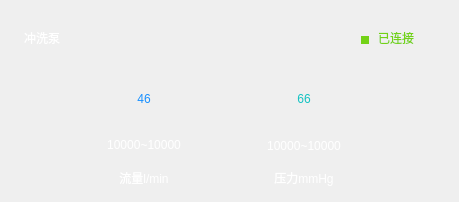
      <widget class="QWidget" name="page_ValuePurge">
       <property name="styleSheet">
        <string notr="true"/>
       </property>
       <widget class="QLabel" name="label_46">
        <property name="geometry">
         <rect>
          <x>247</x>
          <y>163</y>
          <width>114</width>
          <height>30</height>
         </rect>
        </property>
        <property name="styleSheet">
         <string notr="true">color: rgb(255, 255, 255);
font: 14pt &quot;Ubuntu&quot;;</string>
        </property>
        <property name="text">
         <string>压力mmHg</string>
        </property>
        <property name="alignment">
         <set>Qt::AlignCenter</set>
        </property>
       </widget>
       <widget class="QLabel" name="label_ConnectWordsPurge">
        <property name="geometry">
         <rect>
          <x>378</x>
          <y>27</y>
          <width>72</width>
          <height>22</height>
         </rect>
        </property>
        <property name="styleSheet">
         <string notr="true">color: rgb(115, 210, 22);
font: 16pt &quot;Ubuntu&quot;;</string>
        </property>
        <property name="text">
         <string>已连接</string>
        </property>
       </widget>
       <widget class="QLabel" name="label_47">
        <property name="geometry">
         <rect>
          <x>422</x>
          <y>94</y>
          <width>10</width>
          <height>10</height>
         </rect>
        </property>
        <property name="styleSheet">
         <string notr="true">background-image: url(:/Image/ic-下拉.png);</string>
        </property>
        <property name="text">
         <string/>
        </property>
       </widget>
       <widget class="QLabel" name="label_ConnectIconPurge">
        <property name="geometry">
         <rect>
          <x>361</x>
          <y>36</y>
          <width>8</width>
          <height>8</height>
         </rect>
        </property>
        <property name="styleSheet">
         <string notr="true">background-color: rgb(115, 210, 22);</string>
        </property>
        <property name="text">
         <string/>
        </property>
       </widget>
       <widget class="QLabel" name="label_48">
        <property name="geometry">
         <rect>
          <x>87</x>
          <y>130</y>
          <width>114</width>
          <height>30</height>
         </rect>
        </property>
        <property name="styleSheet">
         <string notr="true">color: rgb(255, 255, 255);
font: 14pt &quot;Ubuntu&quot;;</string>
        </property>
        <property name="text">
         <string>10000~10000</string>
        </property>
        <property name="alignment">
         <set>Qt::AlignCenter</set>
        </property>
       </widget>
       <widget class="QLabel" name="label_49">
        <property name="geometry">
         <rect>
          <x>247</x>
          <y>131</y>
          <width>114</width>
          <height>30</height>
         </rect>
        </property>
        <property name="styleSheet">
         <string notr="true">color: rgb(255, 255, 255);
font: 14pt &quot;Ubuntu&quot;;</string>
        </property>
        <property name="text">
         <string>10000~10000</string>
        </property>
        <property name="alignment">
         <set>Qt::AlignCenter</set>
        </property>
       </widget>
       <widget class="QLabel" name="label_50">
        <property name="geometry">
         <rect>
          <x>24</x>
          <y>24</y>
          <width>81</width>
          <height>28</height>
         </rect>
        </property>
        <property name="styleSheet">
         <string notr="true">color: rgb(255, 255, 255);
font: 20pt &quot;Ubuntu&quot;;</string>
        </property>
        <property name="text">
         <string>冲洗泵</string>
        </property>
       </widget>
       <widget class="QLabel" name="label_51">
        <property name="geometry">
         <rect>
          <x>87</x>
          <y>163</y>
          <width>114</width>
          <height>30</height>
         </rect>
        </property>
        <property name="styleSheet">
         <string notr="true">color: rgb(255, 255, 255);
font: 14pt &quot;Ubuntu&quot;;</string>
        </property>
        <property name="text">
         <string>流量l/min</string>
        </property>
        <property name="alignment">
         <set>Qt::AlignCenter</set>
        </property>
       </widget>
       <widget class="QLabel" name="label_PressurePurge">
        <property name="geometry">
         <rect>
          <x>247</x>
          <y>76</y>
          <width>114</width>
          <height>45</height>
         </rect>
        </property>
        <property name="styleSheet">
         <string notr="true">color: rgb(19, 194, 194);
font: 32pt &quot;Ubuntu&quot;;</string>
        </property>
        <property name="text">
         <string>66</string>
        </property>
        <property name="scaledContents">
         <bool>false</bool>
        </property>
        <property name="alignment">
         <set>Qt::AlignCenter</set>
        </property>
       </widget>
       <widget class="QLabel" name="label_FlowPurge">
        <property name="geometry">
         <rect>
          <x>87</x>
          <y>76</y>
          <width>114</width>
          <height>45</height>
         </rect>
        </property>
        <property name="styleSheet">
         <string notr="true">color: rgb(24, 144, 255);
font: 32pt &quot;Ubuntu&quot;;</string>
        </property>
        <property name="text">
         <string>46</string>
        </property>
        <property name="scaledContents">
         <bool>false</bool>
        </property>
        <property name="alignment">
         <set>Qt::AlignCenter</set>
        </property>
       </widget>
      </widget>
